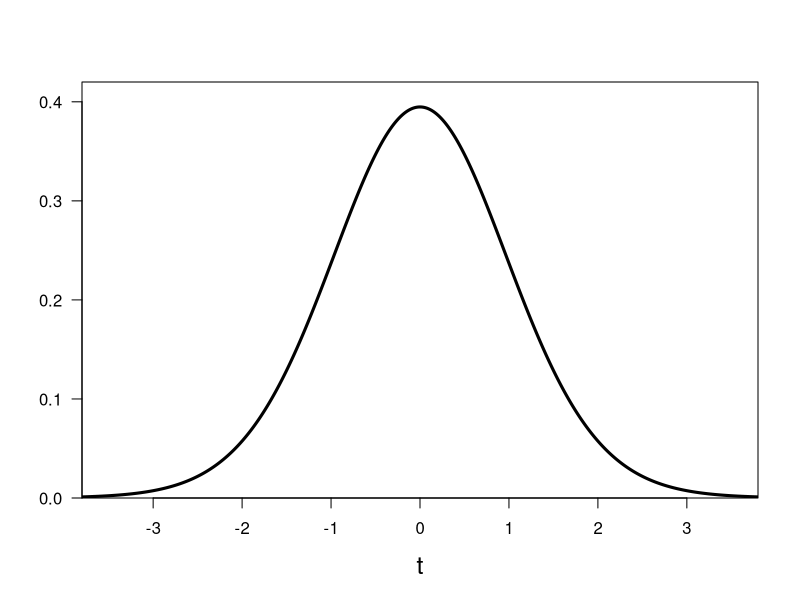

Write the R code that produced this figure. (Note: this script raises an error after producing the figure.)
print('file: NHST-t-test-pvalue.R')
# plot data & mu0, SE, 1-sample-t-test 
x = c(1.5,0.3,1.8,-1.4,0.8,3.0,-0.3,0.2,-0.4,1.9,0.0,0.3,-1.0,
      1.2,3.8,0.5,-0.8,2.0,1.1,1.2,-0.4,2.7,0.5,-1.4,1.1)
T0 = 0   # hypothesized temperature of null hypothesis H0
xmean = mean(x); print(c(round(xmean,2),'sample mean (deg.C)'))
n = length(x); print(c(n,'sample size n'))   # sample size
SE = sd(x)/sqrt(n)
print(c(round(sd(x),2),'s = sd(x) (deg.C)'))
print(c(round(var(x),2),'s = var(x) (deg.C)^2'))
print(c(round(SE,4),'standard error of the mean (deg.C)'))
dis = (xmean-T0)/SE; print(c(round(dis,3),'t = (xmean-mu0)/SE'))
tvalue = (xmean-T0)/SE; print(c(round(tvalue,3),'tvalue (pedestrian)'))
tobs = as.numeric(t.test(x,mu=T0)$statistic); print(c(round(tobs,3),'tvalue = tobs (t-test)'))
tobsr = round(tobs,3)
pvalue = t.test(x)$p.value; pr = round(pvalue,3); phr = round(pvalue/2,3)
nu = n-1
tarr = seq(-4,4,0.01)
ftarr = dt(tarr,nu)
alpha = 0.05
tc = -qt(alpha/2,nu); tcr = round(tc,3)
# --------------------------------------------------------------------------------------
# png('Zar10Ex7d1pvalue191117.png',width=16,height=16,units='cm',res=300)
plot(tarr,ftarr,type='l',lwd=3,col='black',
     xlab='t',ylab=NA,las=1,cex=0.4,xlim=c(-3.8,3.8),
     ylim=c(0,0.42),xaxs='i',yaxs='i',cex.lab=1.5)
title(ylab=TeX('$Student-t(t;\\,\\nu = 24)$'),line=2.5,cex.lab=1.5)
x1=tobs; x2=max(tarr); y1=dt(x1,nu); y2=dt(x2,nu); dx=(x2-x1)/50; 
xn=seq(x1,x2,dx); yn=dt(xn,nu); xf=c(x2,x1,xn); yf=c(0,0,yn) 
polygon(xf,yf,col='blue')
x1=min(tarr); x2=-tobs; y1=dt(x1,nu); y2=dt(x2,nu); dx=(x2-x1)/50; 
xn=seq(x1,x2,dx); yn=dt(xn,nu); xf=c(x2,x1,xn); yf=c(0,0,yn) 
polygon(xf,yf,col='blue')
text(0,0.05,bquote(~alpha == .(alpha)),col='red',pos=1,cex=1.5)
text(0,0.1,bquote(~t[c] == .(tcr)),col='red',pos=1,cex=1.5)
text(0,0.15,bquote(~t[obs] == .(tobsr)),col='blue',pos=1,cex=1.5)
text(0,0.2,bquote(~p == .(pr)),col='blue',pos=1,cex=1.5)
abline(v=tobs,col='blue',lty=1)
abline(v=-tobs,col='blue',lty=1)
text(2.713,0.35,TeX('$t_{obs}$'),col='blue',pos=4,cex=1.5)
text(-3.5,0.35,TeX('$-t_{obs}$'),col='blue',pos=4,cex=1.5)
text(-3.8,0.04,as.character(phr),col='blue',pos=4,cex=1.5)
text(2.713,0.04,as.character(phr),col='blue',pos=4,cex=1.5)
abline(v=tc,col='red',lty=2)
abline(v=-tc,col='red',lty=2)
text(tc-0.4,0.35,TeX('$t_c$'),col='red',pos=4,cex=1.5)
text(-tc,0.35,TeX('$-t_c$'),col='red',pos=4,cex=1.5)
# dev.off()
